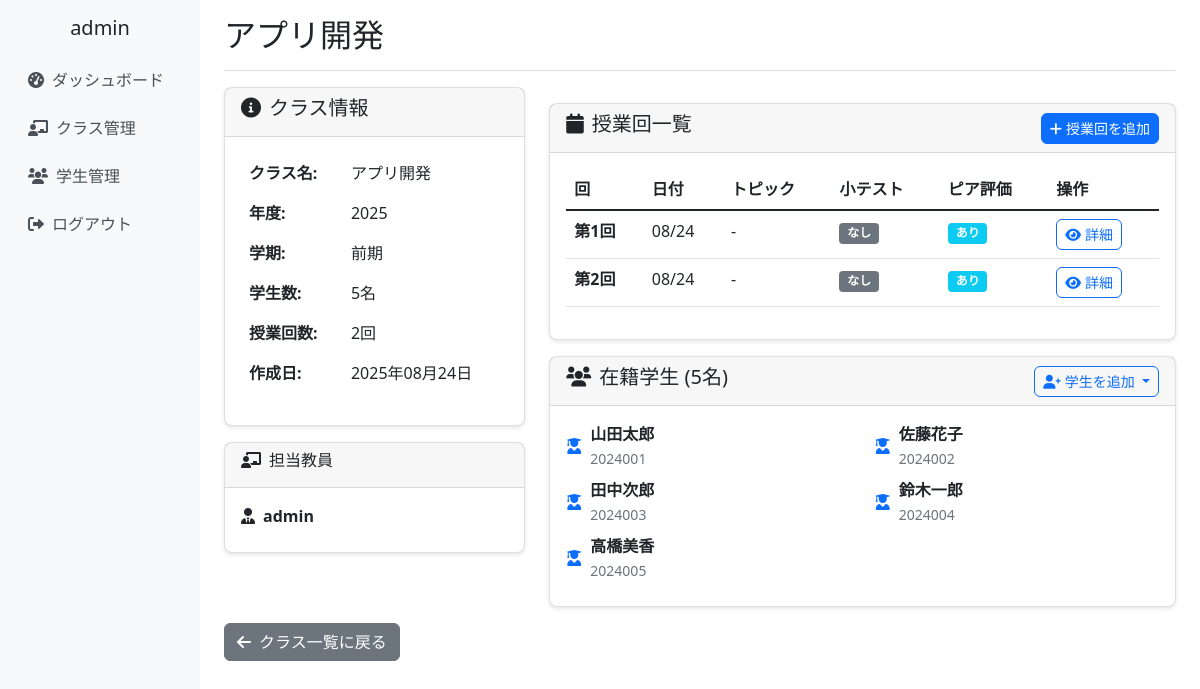
The app's page /classes/1/ (signed in) with its own data.
### school_management/models.py (models this page shows, shortened)
class CustomUser(AbstractUser):
    ROLE_CHOICES = [
        ('admin', '管理者'),
        ('teacher', '教員'),
        ('student', '学生'),
    ]
    username = None  # usernameフィールドを無効化
    email = models.EmailField(unique=True)
    full_name = models.CharField(max_length=100, verbose_name='氏名')
    role = models.CharField(
        max_length=10,
        choices=ROLE_CHOICES,
        default='student',
        verbose_name='役割'
    )
    student_number = models.CharField(max_length=20, blank=True, verbose_name='学籍番号')
    teacher_id = models.CharField(max_length=20, blank=True, verbose_name='教員ID')
    created_at = models.DateTimeField(auto_now_add=True, verbose_name='登録日時')
    updated_at = models.DateTimeField(auto_now=True, verbose_name='更新日時')
    groups = models.ManyToManyField(
        'auth.Group',
        verbose_name='groups',
        blank=True,
        help_text='The groups this user belongs to.',
        related_name="customuser_set",
        related_query_name="customuser",
    )
    user_permissions = models.ManyToManyField(
        'auth.Permission',
        verbose_name='user permissions',
        blank=True,
        help_text='Specific permissions for this user.',
        related_name="customuser_set",
        related_query_name="customuser",
    )
    USERNAME_FIELD = 'email'
    REQUIRED_FIELDS = ['full_name']
    objects = CustomUserManager()
    class Meta:
        verbose_name = 'ユーザー'
        verbose_name_plural = 'ユーザー'

class ClassRoom(models.Model):
    SEMESTER_CHOICES = [
        ('first', '前期'),
        ('second', '後期'),
    ]
    class_name = models.CharField(max_length=100, verbose_name='クラス名')
    year = models.IntegerField(verbose_name='年度')
    semester = models.CharField(max_length=10, choices=SEMESTER_CHOICES, verbose_name='学期')
    teachers = models.ManyToManyField(Teacher, verbose_name='担当教員', related_name='classrooms')
    students = models.ManyToManyField(Student, blank=True, verbose_name='学生')
    created_at = models.DateTimeField(auto_now_add=True)
    updated_at = models.DateTimeField(auto_now=True)
    class Meta:
        verbose_name = 'クラス'
        verbose_name_plural = 'クラス'

class LessonSession(models.Model):
    classroom = models.ForeignKey(ClassRoom, on_delete=models.CASCADE, verbose_name='クラス')
    session_number = models.IntegerField(verbose_name='回数')
    date = models.DateField(verbose_name='実施日')
    topic = models.CharField(max_length=200, blank=True, verbose_name='テーマ・内容')
    has_quiz = models.BooleanField(default=False, verbose_name='小テストあり')
    has_peer_evaluation = models.BooleanField(default=False, verbose_name='ピア評価あり')
    peer_evaluation_closed = models.BooleanField(default=False, verbose_name='ピア評価締切済み')
    created_at = models.DateTimeField(auto_now_add=True)
    updated_at = models.DateTimeField(auto_now=True)
    class Meta:
        verbose_name = '授業回'
        verbose_name_plural = '授業回'
        unique_together = ['classroom', 'session_number']

### school_management/views.py (the view)
# urls.py: path('classes/<int:class_id>/', views.class_detail_view, name='class_detail'),
@login_required
def class_detail_view(request, class_id):
    classroom = get_object_or_404(ClassRoom, id=class_id, teachers=request.user)
    students = classroom.students.all()
    lessons = LessonSession.objects.filter(classroom=classroom).order_by('-date')[:5]  # 最近の5件
    sessions = LessonSession.objects.filter(classroom=classroom)  # 全ての授業回（カウント用）
    peer_evaluations = PeerEvaluation.objects.filter(lesson_session__classroom=classroom)
    context = {
        'classroom': classroom,
        'students': students,
        'lessons': lessons,
        'sessions': sessions,  # 授業回数表示用
        'peer_evaluations': peer_evaluations,
        'recent_lessons': lessons,
    }
    return render(request, 'school_management/class_detail.html', context)

### school_management/templates/school_management/class_detail.html (shortened to what this page needs)
{% extends 'school_management/base.html' %}
{% block page_title %}{{ classroom.class_name }}{% endblock %}
{% block content %}
<div class="row">
    <div class="col-md-4">
        <div class="card">
            <div class="card-header">
                <h5><i class="fas fa-info-circle me-2"></i>クラス情報</h5>
            </div>
            <div class="card-body">
                <table class="table table-borderless">
                    <tr>
                        <th>クラス名:</th>
                        <td>{{ classroom.class_name }}</td>
                    </tr>
                    <tr>
                        <th>年度:</th>
                        <td>{{ classroom.year }}</td>
                    </tr>
                    <tr>
                        <th>学期:</th>
                        <td>{{ classroom.get_semester_display }}</td>
                    </tr>
                    <tr>
                        <th>学生数:</th>
                        <td>{{ students.count }}名</td>
                    </tr>
                    <tr>
                        <th>授業回数:</th>
                        <td>{{ sessions.count }}回</td>
                    </tr>
                    <tr>
                        <th>作成日:</th>
                        <td>{{ classroom.created_at|date:"Y年m月d日" }}</td>
                    </tr>
                </table>
            </div>
        </div>
        <div class="card mt-3">
            <div class="card-header">
                <h6><i class="fas fa-chalkboard-teacher me-2"></i>担当教員</h6>
            </div>
            <div class="card-body">
                {% for teacher in classroom.teachers.all %}
                    <div class="d-flex align-items-center mb-2">
                        <i class="fas fa-user-tie me-2"></i>
                        <div>
                            <strong>{{ teacher.full_name }}</strong><br>
                        </div>
                    </div>
                {% endfor %}
            </div>
        </div>
    </div>
    <div class="col-md-8">
        <div class="card mt-3">
            <div class="card-header d-flex justify-content-between align-items-center">
                <h5><i class="fas fa-calendar me-2"></i>授業回一覧</h5>
                <a href="{% url 'school_management:lesson_session_create' classroom.id %}" class="btn btn-primary btn-sm">
                    <i class="fas fa-plus me-1"></i>授業回を追加
                </a>
            </div>
            <div class="card-body">
                {% if lessons %}
                    <div class="table-responsive">
                        <table class="table table-hover">
                            <thead>
                                <tr>
                                    <th>回</th>
                                    <th>日付</th>
                                    <th>トピック</th>
                                    <th>小テスト</th>
                                    <th>ピア評価</th>
                                    <th>操作</th>
                                </tr>
                            </thead>
                            <tbody>
                                {% for lesson in lessons %}
                                <tr>
                                    <td><strong>第{{ lesson.session_number }}回</strong></td>
                                    <td>{{ lesson.date|date:"m/d" }}</td>
                                    <td>{{ lesson.topic|default:"-" }}</td>
                                    <td>
                                        {% if lesson.has_quiz %}
                                            <span class="badge bg-success">あり</span>
                                        {% else %}
                                            <span class="badge bg-secondary">なし</span>
                                        {% endif %}
                                    </td>
                                    <td>
                                        {% if lesson.has_peer_evaluation %}
                                            <span class="badge bg-info">あり</span>
                                        {% else %}
                                            <span class="badge bg-secondary">なし</span>
                                        {% endif %}
                                    </td>
                                    <td>
                                        <a href="{% url 'school_management:lesson_session_detail' lesson.id %}"
                                           class="btn btn-outline-primary btn-sm">
                                            <i class="fas fa-eye me-1"></i>詳細
                                        </a>
                                    </td>
                                </tr>
                                {% endfor %}
                            </tbody>
                        </table>
                    </div>
                {% endif %}
            </div>
        </div>
        <div class="card mt-3">
            <div class="card-header d-flex justify-content-between align-items-center">
                <h5><i class="fas fa-users me-2"></i>在籍学生 ({{ students.count }}名)</h5>
                <div class="dropdown">
                    <button class="btn btn-outline-primary btn-sm dropdown-toggle" type="button" data-bs-toggle="dropdown" aria-expanded="false">
                        <i class="fas fa-user-plus me-1"></i>学生を追加
                    </button>
                </div>
            </div>
            <div class="card-body">
                {% if students %}
                    <div class="row">
                        {% for student in students %}
                        <div class="col-md-6 mb-2">
                            <div class="d-flex align-items-center">
                                <i class="fas fa-user-graduate me-2 text-primary"></i>
                                <div>
                                    <strong>{{ student.full_name }}</strong><br>
                                    <small class="text-muted">{{ student.student_number }}</small>
                                </div>
                            </div>
                        </div>
                        {% endfor %}
                    </div>
                {% else %}
                    <div class="text-center py-3">
                        <i class="fas fa-user-plus fa-2x text-muted mb-2"></i>
                        <p class="text-muted">まだ学生が追加されていません。</p>
                    </div>
                {% endif %}
            </div>
        </div>
    </div>
</div>
<div class="row mt-3">
    <div class="col-12">
        <a href="{% url 'school_management:class_list' %}" class="btn btn-secondary">
            <i class="fas fa-arrow-left me-2"></i>クラス一覧に戻る
        </a>
    </div>
</div>
{% endblock %}

### school_management/templates/school_management/base.html (shortened to what this page needs)
{% load static %}
<!DOCTYPE html>
<html lang="ja">
<head>
    <link href="https://cdn.jsdelivr.net/npm/bootstrap@5.1.3/dist/css/bootstrap.min.css" rel="stylesheet">
    <link href="https://cdnjs.cloudflare.com/ajax/libs/font-awesome/6.0.0/css/all.min.css" rel="stylesheet">
    <link href="{% static 'school_management/css/base.css' %}" rel="stylesheet">
</head>
<body>
    <div class="container-fluid">
        <div class="row">
            {% if user.is_authenticated %}
            <nav class="col-md-3 col-lg-2 d-md-block d-none sidebar collapse">
                <div class="position-sticky pt-3">
                    <div class="text-center mb-3">
                        <h5>{{ user.full_name }}</h5>
                    </div>
                    <ul class="nav flex-column">
                        <li class="nav-item">
                            <a class="nav-link" href="{% url 'school_management:dashboard' %}">
                                <i class="fas fa-tachometer-alt me-2"></i>ダッシュボード
                            </a>
                        </li>
                        <li class="nav-item">
                            <a class="nav-link" href="{% url 'school_management:class_list' %}">
                                <i class="fas fa-chalkboard-teacher me-2"></i>クラス管理
                            </a>
                        </li>
                        <li class="nav-item">
                            <a class="nav-link" href="{% url 'school_management:student_list' %}">
                                <i class="fas fa-users me-2"></i>学生管理
                            </a>
                        </li>
                        <li class="nav-item">
                            <a class="nav-link" href="{% url 'school_management:logout' %}">
                                <i class="fas fa-sign-out-alt me-2"></i>ログアウト
                            </a>
                        </li>
                    </ul>
                </div>
            </nav>
            <main class="col-md-9 ms-sm-auto col-lg-10 px-md-4 main-content">
                <div class="d-flex justify-content-between flex-wrap flex-md-nowrap align-items-center pt-3 pb-2 mb-3 border-bottom">
                    <h1 class="h2">{% block page_title %}{% endblock %}</h1>
                </div>
                {% block content %}{% endblock %}
            </main>
            {% else %}
            <div class="col-12">
                {% block login_content %}{% endblock %}
            </div>
            {% endif %}
        </div>
    </div>
</body>
</html>

### school_management/static/school_management/css/base.css (style rules this page uses)
.sidebar { min-height: 100vh; background-color: #f8f9fa; }
.main-content { min-height: 100vh; }
.card { box-shadow: 0 2px 4px rgba(0, 0, 0, 0.1); border-radius: 8px; }
.btn { border-radius: 6px; transition: all 0.2s ease-in-out; }
.nav-link { color: #495057; padding: 0.75rem 1rem; border-radius: 6px; transition: all 0.2s ease-in-out; }
@media (min-width: 768px) { .sidebar { position: relative; left: 0; } }

### records on screen
CustomUser: full_name "admin"
ClassRoom: class_name "アプリ開発", year "2025", semester "前期", created_at "2025年08月24日"
LessonSession: session_number "1", date "08/24", topic "-", has_quiz "なし", has_peer_evaluation "あり"
LessonSession: session_number "2", date "08/24", topic "-", has_quiz "なし", has_peer_evaluation "あり"
CustomUser: full_name "山田太郎", student_number "2024001"
CustomUser: full_name "佐藤花子", student_number "2024002"
CustomUser: full_name "田中次郎", student_number "2024003"
CustomUser: full_name "鈴木一郎", student_number "2024004"
CustomUser: full_name "高橋美香", student_number "2024005"

### other values on screen
{{ students.count }} "5"
{{ sessions.count }} "2"
